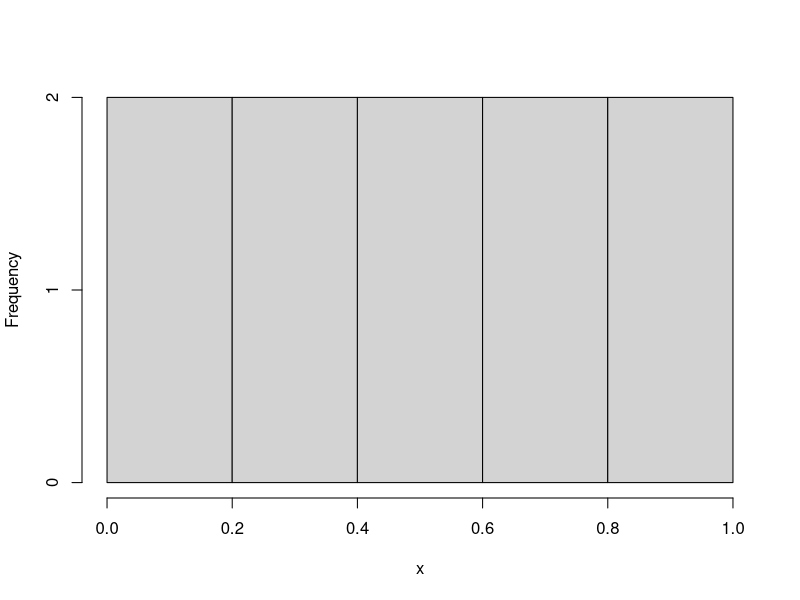
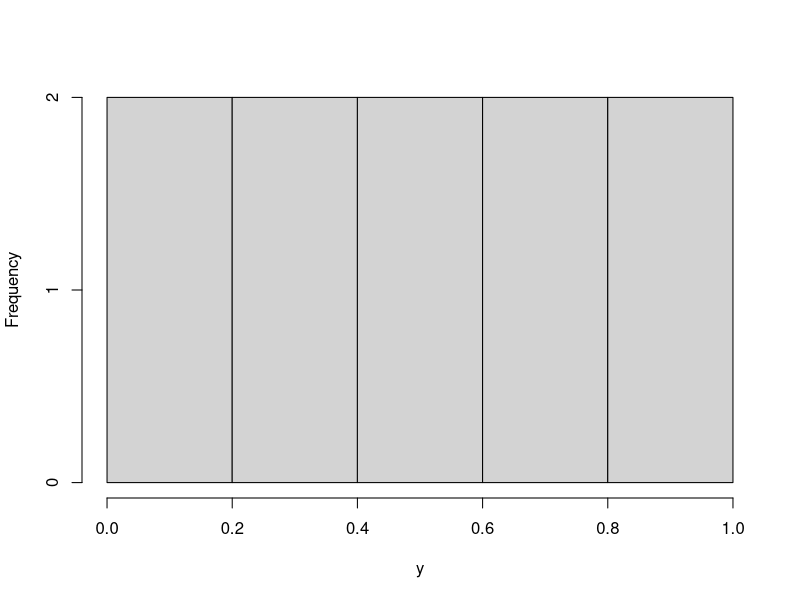
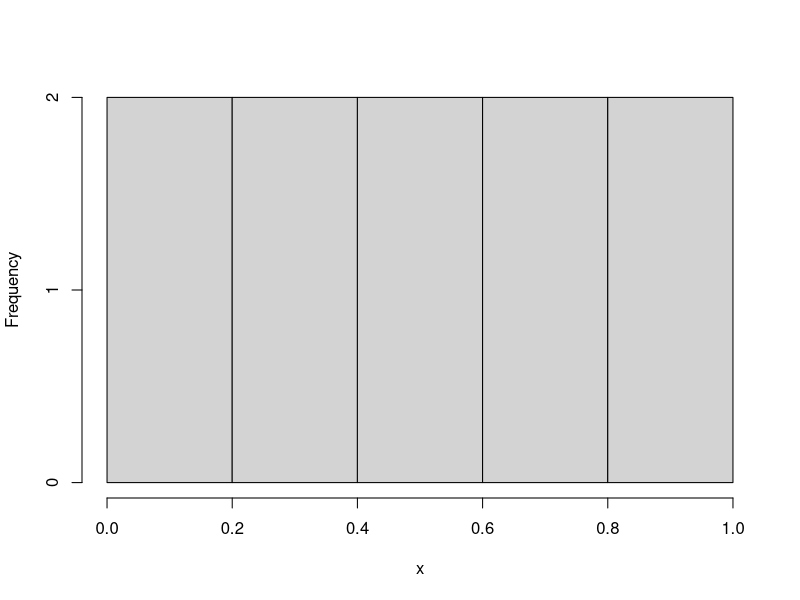
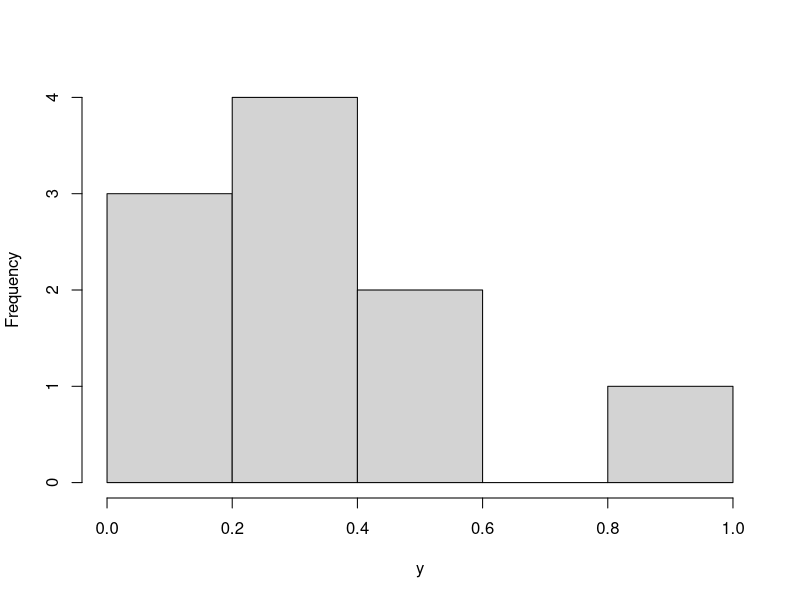
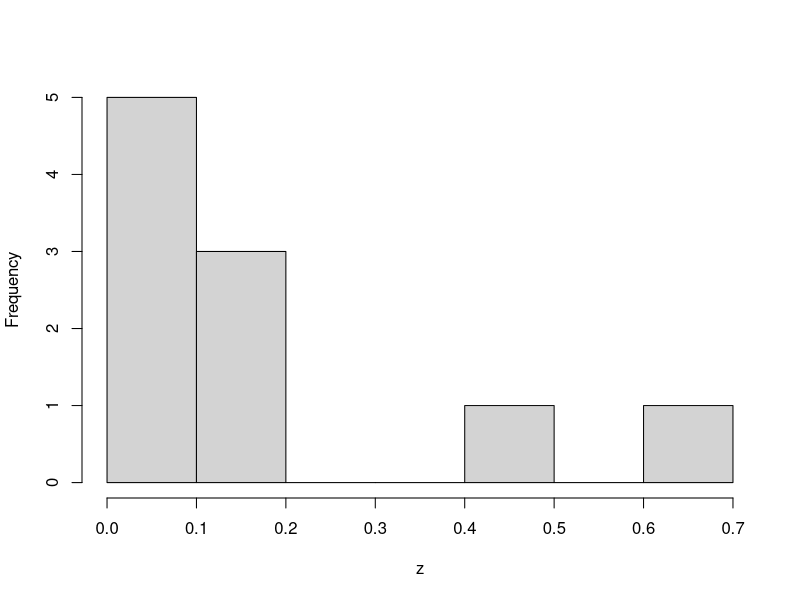
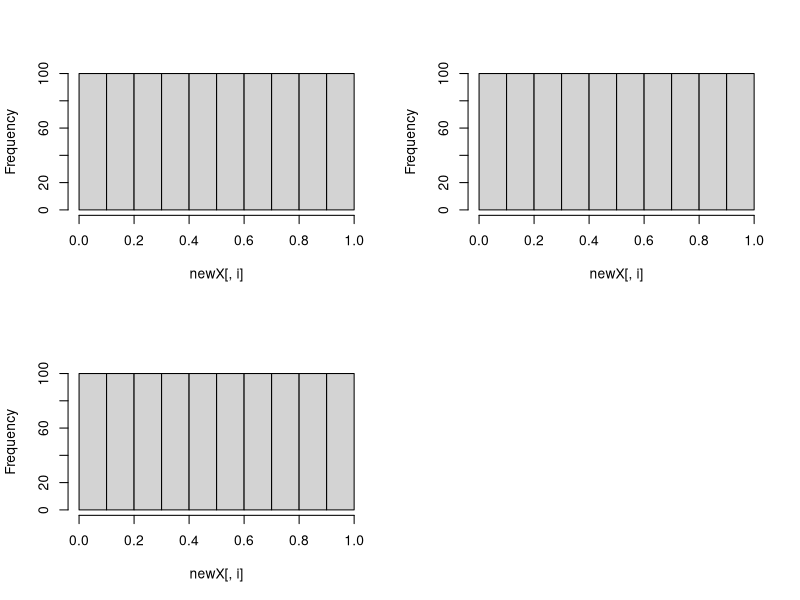
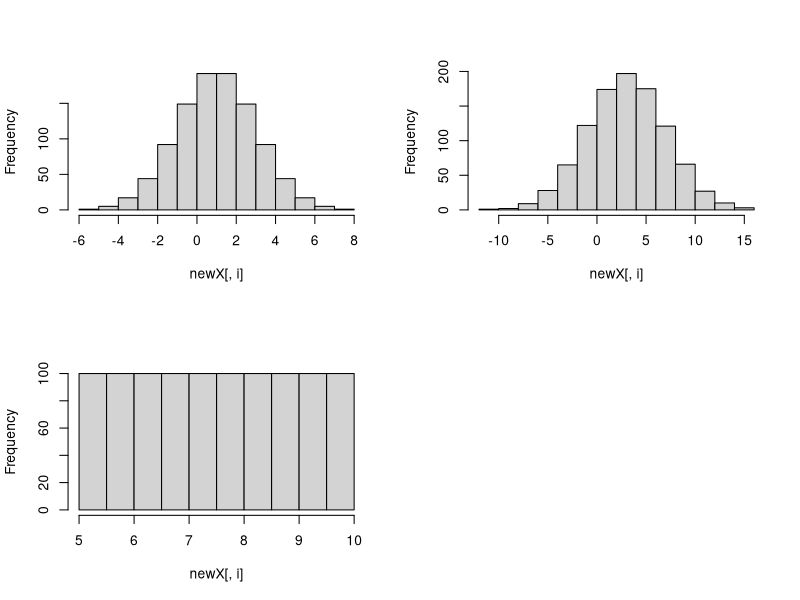
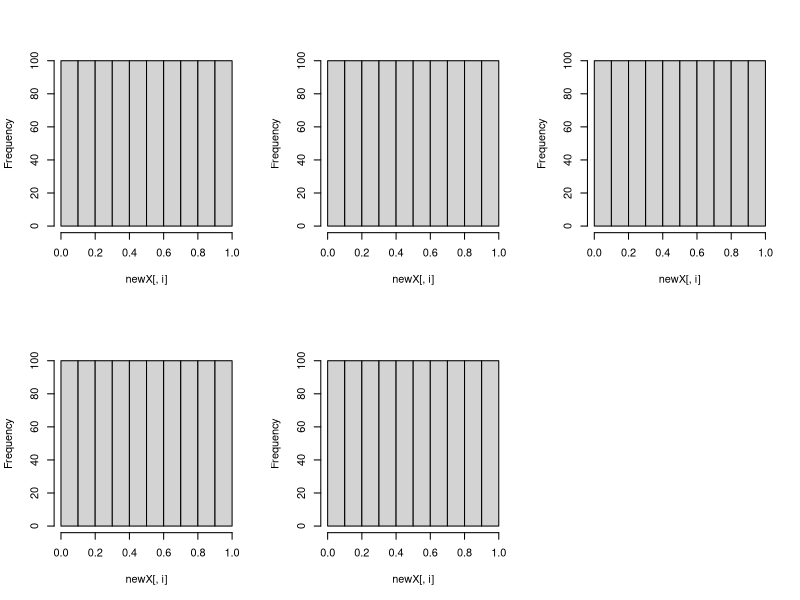

These charts were generated, in order, by the following R code:
## ---- chunk 1
knitr::opts_chunk$set(
  collapse = TRUE,
  comment = "#>"
)
require(lhs)
## ---- chunk 2
a <- (1:10) 
b <- (20:30) 
dataGrid <- expand.grid(a, b)
## ---- chunk 3
X <- randomLHS(22, 2) 
X[,1] <- 1 + 9*X[,1] 
X[,2] <- 20 + 10*X[,2] 

# OR 

Y <- randomLHS(22, 2) 
Y[,1] <- qunif(Y[,1], 1, 9) 
Y[,2] <- qunif(Y[,2], 20, 30) 

head(X)
head(Y)
## ---- chunk 4
a <- c(sample(1:3,1), sample(4:6, 1), sample(7:9, 1)) 
b <- c(sample(21:24,1), sample(25:28, 1), sample(29:32,1))
## ---- chunk 5
integerLHS <- function(n, intGroups) 
{ 
  stopifnot(all(lapply(intGroups, function(X) length(X) %% n) == 0)) 
  stopifnot(require(lhs)) 
  stopifnot(is.list(intGroups)) 
  ranges <- lapply(intGroups, function(X) max(X) - min(X)) 
  A <- matrix(nrow = n, ncol = length(intGroups)) 
  for (j in 1:length(ranges)) 
  { 
    sequ <- order(runif(n)) 
    if (length(intGroups[[1]]) > 1) 
    { 
      spacing <- intGroups[[j]][2] - intGroups[[j]][1] 
    } else stop("must have more than 1 intGroup") 
    for (k in 1:n) 
    { 
      i <- sequ[k] 
      a <- min(intGroups[[j]]) + (i - 1)*(ranges[[j]] + spacing)/n 
      b <- min(intGroups[[j]]) + i*(ranges[[j]] + spacing)/n - 1 
      if (a < b) 
      { 
        A[k,j] <- sample(seq(a,b,spacing), 1) 
      } else if (a == b) 
      { 
        A[k,j] <- a 
      } else stop("error") 
    } 
  } 
  return(A) 
} 

integerLHS(10, list(1:10, 31:40)) 
integerLHS(5, list(1:10, 31:40)) 
integerLHS(2, list(1:10, 31:40)) 
integerLHS(5, list(1:20, 31:60, 101:115)) 
integerLHS(5, list(seq(2,20,2), 31:60, 101:115)) 
## ---- chunk 6
x <- seq(0.05, 0.95, length = 10) 
y <- 1 - x 
all.equal(x + y, rep(1, length(x))) 
hist(x, main = "") 
hist(y, main = "") 
## ---- chunk 7
x <- seq(0.05, 0.95, length = 10) 
y <- runif(length(x), 0, 1 - x) 
z <- 1 - x - y 
hist(x, main = "") 
hist(y, main = "") 
hist(z, main = "") 
## ---- chunk 8
N <- 1000 
x <- randomLHS(N, 3) 
y <- x 
y[,1] <- qnorm(x[,1], 1, 2) 
y[,2] <- qnorm(x[,2], 3, 4) 
y[,3] <- qunif(x[,3], 5, 10) 

par(mfrow = c(2,2)) 
dummy <- apply(x, 2, hist, main = "") 

par(mfrow = c(2,2)) 
dummy <- apply(y, 2, hist, main = "") 
## ---- chunk 9
x <- randomLHS(N, 5) 
y <- x 
y[,1] <- x[,1]/rowSums(x[,1:3]) 
y[,2] <- x[,2]/rowSums(x[,1:3]) 
y[,3] <- x[,3]/rowSums(x[,1:3]) 
y[,4] <- x[,4] 
y[,5] <- x[,5] 

par(mfrow = c(2,3)) 
dummy <- apply(x, 2, hist, main = "") 

par(mfrow = c(2,3)) 
dummy <- apply(y, 2, hist, main = "") 

all.equal(rowSums(y[,1:3]), rep(1, nrow(y))) 
## ---- chunk 10
par(mfrow = c(1,1)) 
pairs(x) 
pairs(y, col = "red") 
## ---- chunk 11
N <- 10 
x <- randomLHS(N, 5) 
y <- x 
y[,1] <- x[,1]/rowSums(x[,1:3]) 
y[,2] <- x[,2]/rowSums(x[,1:3]) 
y[,3] <- x[,3]/rowSums(x[,1:3]) 
y[,4] <- x[,4] 
y[,5] <- x[,5] 

pairs(x) 
pairs(y, col = "red") 
## ---- chunk 12
qdirichlet <- function(X, alpha) 
{ 
  # qdirichlet is not an exact quantile function since the quantile of a 
  #  multivariate distribtion is not unique 
  # qdirichlet is also not the quantiles of the marginal distributions since 
  #  those quantiles do not sum to one 
  # qdirichlet is the quantile of the underlying gamma functions, normalized 
  # This has been tested to show that qdirichlet approximates the dirichlet 
  #  distribution well and creates the correct marginal means and variances 
  #  when using a latin hypercube sample 
  lena <- length(alpha) 
  stopifnot(is.matrix(X)) 
  sims <- dim(X)[1] 
  stopifnot(dim(X)[2] == lena) 
  if (any(is.na(alpha)) || any(is.na(X))) 
    stop("NA values not allowed in qdirichlet") 

  Y <- matrix(0, nrow = sims, ncol = lena) 
  ind <- which(alpha != 0) 
  for (i in ind) 
  { 
    Y[,i] <- qgamma(X[,i], alpha[i], 1) 
  } 
  Y <- Y / rowSums(Y) 
  return(Y) 
} 

X <- randomLHS(1000, 7) 
Y <- qdirichlet(X, rep(1,7)) 
stopifnot(all(abs(rowSums(Y) - 1) < 1E-12)) 
range(Y) 

ws <- randomLHS(1000, 7) 
wsSums <- rowSums(ws) 
wss <- ws / wsSums 
stopifnot(all(abs(rowSums(wss) - 1) < 1E-12)) 
range(wss)
## ---- chunk 13
require(lhs) 

# functions you described 
T1 <- function(t) t*t 
WL1 <- function(T1, t) T1*t 
BE1 <- function(WL1, T1, t) WL1*T1*t 

# t is distributed according to some pdf (e.g. normal) 
# draw a lhs with 512 rows and 3 columns (one for each function) 
y <- randomLHS(512, 3) 
# transform the three columns to a normal distribution (these could be any 
# distribution) 
t <- apply(y, 2, function(columny) qnorm(columny, 2, 1)) 
# transform t using the functions provided 
result <- cbind( 
  T1(t[,1]), 
  WL1(T1(t[,2]), t[,2]), 
  BE1(WL1(T1(t[,3]), t[,3]), T1(t[,3]), t[,3]) 
) 
# check the results 
# these should be approximately uniform 
par(mfrow = c(2,2)) 
dummy <- apply(y, 2, hist, breaks = 50, main = "") 
# these should be approximately normal 
par(mfrow = c(2,2)) 
dummy <- apply(t, 2, hist, breaks = 50, main = "") 
# these should be the results of the functions 
par(mfrow = c(2,2)) 
dummy <- apply(result, 2, hist, breaks = 50, main = "") 
## ---- chunk 14
N <- 1000 
set.seed(1919) 

x <- randomLHS(N, 4) 
y <- x 
# uniform on 1-10 
y[,1] <- ceiling(qunif(x[,1], 0, 10)) 
# three colors 1,2,3 
y[,2] <- ceiling(qunif(x[,2], 0, 3)) 
# other distributions 
y[,3] <- qunif(x[,3], 5, 10) 
y[,4] <- qnorm(x[,4], 0, 2) 

par(mfrow=c(2,2)) 
dummy <- apply(x, 2, hist, main="") 

par(mfrow=c(2,2)) 
plot(1:10, c(table(y[,1])), type="h", col="blue", lwd=2, ylim=c(0,120), 
ylab="Frequency", xlab="y[,1]") 
plot(1:3, c(table(y[,2])), type="h", col="blue", lwd=2, ylim=c(0,400), 
ylab="Frequency", xlab="y[,2]") 
hist(y[,3], main="") 
hist(y[,4], main="") 

# change to color names 
z <- as.data.frame(y) 
z[,2] <- factor(y[,2], labels=c("R","G","B")) 
z[1:10,] 
